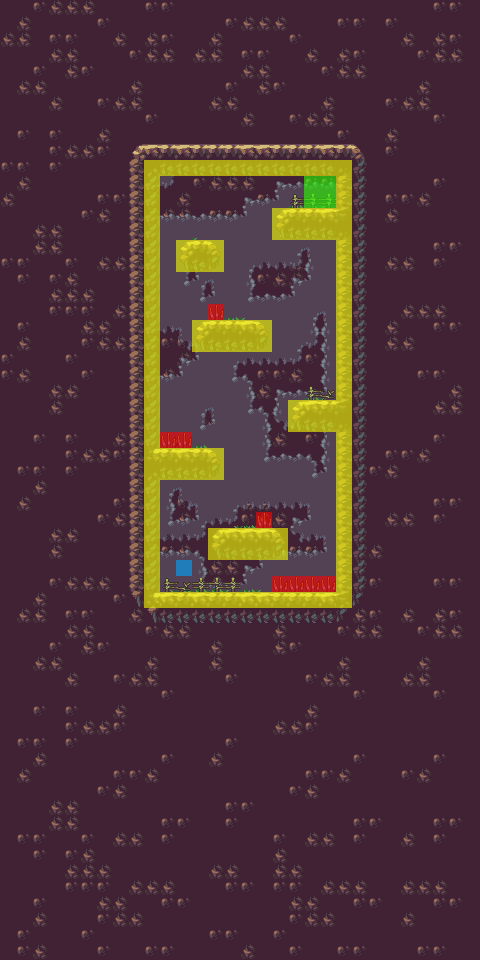

Tiled map render using the project's own tile images. Description and the map definition, with tile-layer contents summarised, below:
An orthogonal 30x60 tile map with 16x16 px tiles, 9 tile layers (Background2, Background, Level, Misc2, ...), 2 tilesets.

<map version="1.0" orientation="orthogonal" renderorder="left-up" width="30" height="60" tilewidth="16" tileheight="16" nextobjectid="1">
 <tileset firstgid="1" name="Tileset" tilewidth="16" tileheight="16" tilecount="60" columns="10">
  <image source="Tileset.png" width="160" height="96" />
 </tileset>
 <tileset firstgid="61" name="metadata" tilewidth="16" tileheight="16" tilecount="4" columns="4">
  <image source="metadata.png" width="64" height="16" />
 </tileset>
 <layer name="Background2" width="30" height="60">
  <properties>
   <property name="Draw" type="bool" value="true" />
   <property name="HasColliders" type="bool" value="false" />
   <property name="ParallaxBackground" type="bool" value="true" />
  </properties>
  <data>[1800 cells, 1800 non-empty, 3 distinct tile ids]</data>
 </layer>
 <layer name="Background" width="30" height="60">
  <properties>
   <property name="Draw" type="bool" value="true" />
   <property name="HasColliders" type="bool" value="false" />
  </properties>
  <data>[1800 cells, 310 non-empty, 14 distinct tile ids]</data>
 </layer>
 <layer name="Level" width="30" height="60">
  <properties>
   <property name="Draw" type="bool" value="true" />
   <property name="HasColliders" type="bool" value="false" />
  </properties>
  <data>[1800 cells, 210 non-empty, 15 distinct tile ids]</data>
 </layer>
 <layer name="Misc2" width="30" height="60">
  <properties>
   <property name="Draw" type="bool" value="true" />
   <property name="HasColliders" type="bool" value="false" />
  </properties>
  <data>[1800 cells, 25 non-empty, 3 distinct tile ids]</data>
 </layer>
 <layer name="Misc" width="30" height="60">
  <properties>
   <property name="Draw" type="bool" value="true" />
   <property name="HasColliders" type="bool" value="false" />
  </properties>
  <data>[1800 cells, 18 non-empty, 5 distinct tile ids]</data>
 </layer>
 <layer name="NoWalkable" width="30" height="60">
  <properties>
   <property name="Draw" type="bool" value="false" />
   <property name="HasColliders" type="bool" value="true" />
  </properties>
  <data>[1800 cells, 126 non-empty, 1 distinct tile ids]</data>
 </layer>
 <layer name="Death" width="30" height="60">
  <properties>
   <property name="Draw" type="bool" value="false" />
   <property name="HasColliders" type="bool" value="true" />
  </properties>
  <data>[1800 cells, 8 non-empty, 1 distinct tile ids]</data>
 </layer>
 <layer name="Win" width="30" height="60">
  <properties>
   <property name="Draw" type="bool" value="false" />
   <property name="HasColliders" type="bool" value="true" />
  </properties>
  <data>[1800 cells, 4 non-empty, 1 distinct tile ids]</data>
 </layer>
 <layer name="SpawnPoint" width="30" height="60">
  <properties>
   <property name="Draw" type="bool" value="false" />
   <property name="HasColliders" type="bool" value="true" />
  </properties>
  <data>[1800 cells, 1 non-empty, 1 distinct tile ids]</data>
 </layer>
</map>
